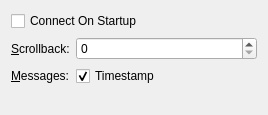
<?xml version="1.0" encoding="UTF-8"?>
<ui version="4.0">
 <class>GeneralWizardPage</class>
 <widget class="QWizardPage" name="GeneralWizardPage">
  <property name="geometry">
   <rect>
    <x>0</x>
    <y>0</y>
    <width>268</width>
    <height>115</height>
   </rect>
  </property>
  <property name="title">
   <string>General settings</string>
  </property>
  <property name="subTitle">
   <string>Adjust general settings</string>
  </property>
  <layout class="QFormLayout" name="formLayout">
   <property name="fieldGrowthPolicy">
    <enum>QFormLayout::AllNonFixedFieldsGrow</enum>
   </property>
   <item row="1" column="0">
    <widget class="QLabel" name="label_3">
     <property name="text">
      <string>&amp;Scrollback:</string>
     </property>
     <property name="buddy">
      <cstring>blockSpinBox</cstring>
     </property>
    </widget>
   </item>
   <item row="1" column="1">
    <widget class="QSpinBox" name="blockSpinBox">
     <property name="maximum">
      <number>9999</number>
     </property>
     <property name="singleStep">
      <number>10</number>
     </property>
    </widget>
   </item>
   <item row="2" column="0">
    <widget class="QLabel" name="label_4">
     <property name="text">
      <string>&amp;Messages:</string>
     </property>
     <property name="buddy">
      <cstring>timeStampCheckBox</cstring>
     </property>
    </widget>
   </item>
   <item row="2" column="1">
    <widget class="QCheckBox" name="timeStampCheckBox">
     <property name="text">
      <string>Timestamp</string>
     </property>
     <property name="checked">
      <bool>true</bool>
     </property>
    </widget>
   </item>
   <item row="0" column="0" colspan="2">
    <widget class="QCheckBox" name="checkBoxConnectOnStartup">
     <property name="text">
      <string>Connect On Startup</string>
     </property>
    </widget>
   </item>
  </layout>
 </widget>
 <resources/>
 <connections/>
</ui>
